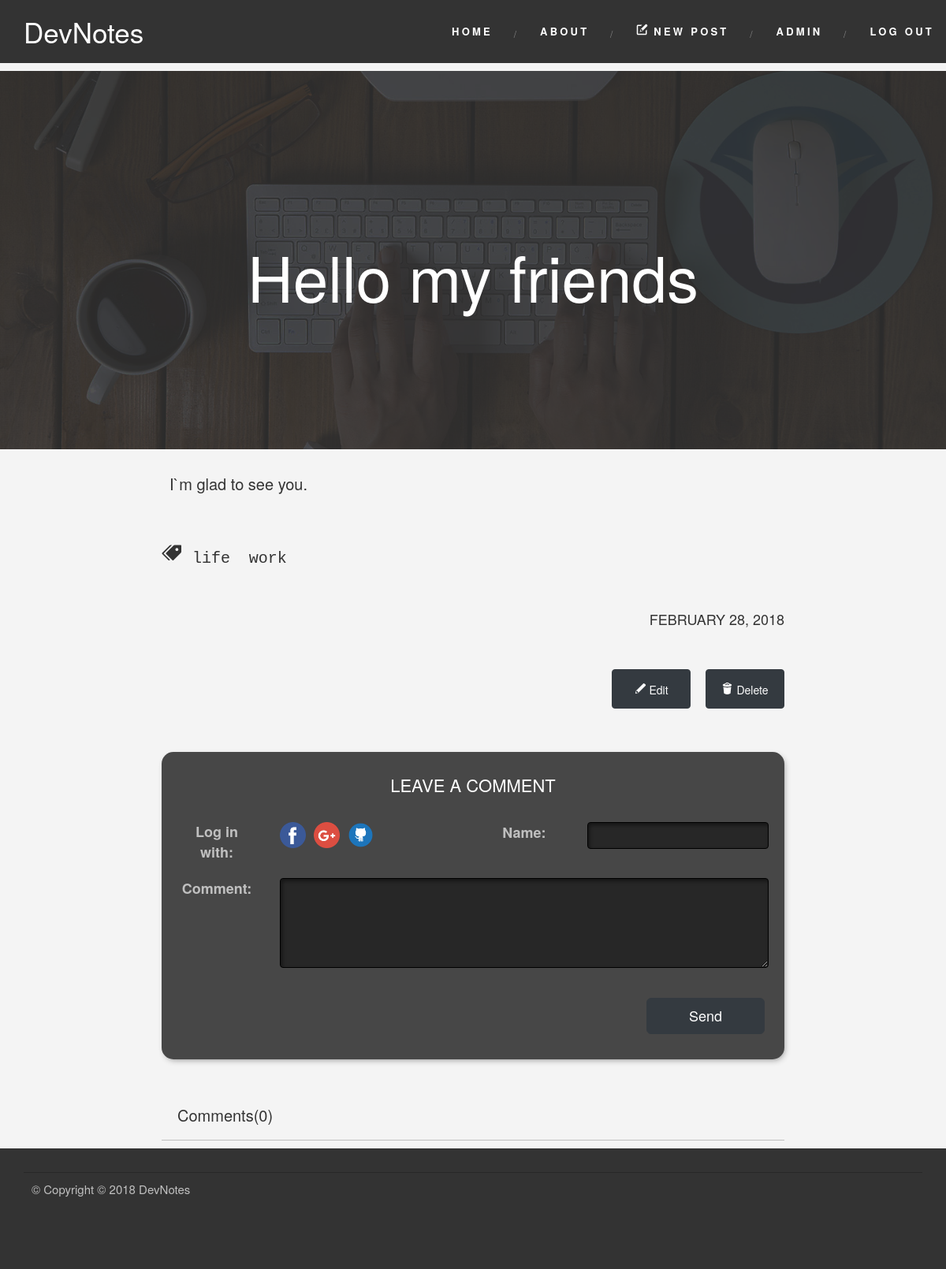
Page /blog/Hello-my-friends (signed in) on the committed database.
### my_blog/blueprints/blog/models.py (models this page shows, shortened)
class BlogPost(db.Model):
    id = db.Column(db.Integer, primary_key=True)
    _title = db.Column(db.String(128))
    date = db.Column(db.DateTime)
    content = db.Column(db.String)
    imagePath = db.Column(db.String)
    published = db.Column(db.Boolean)
    url = db.Column(db.String(128))
    _tags = db.relationship('Tag',
                            secondary=tags,
                            lazy='joined',
                            backref=db.backref('BlogPost',
                                               lazy='dynamic'))
    comments = db.relationship('Comment',
                               backref='blogpost',
                               lazy='dynamic')
    @staticmethod
    def get_by_url(url):
        return BlogPost.query.filter_by(url=url).first()
    def markup_content(self):
        return Markup(markdown(self.content))
    def formated_date(self):
        return "{0:%B %d, %Y}".format(self.date).upper()
    @property
    def title(self):
        return self._title
    @property
    def tags(self):
        return ",".join([tag.name for tag in self._tags])
    @tags.setter
    def tags(self, string):
        if string:
            self._tags = [Tag.get_or_create(tag)
                          for tag in string.split(',')]
        else:
            self._tags = []

class Tag(db.Model):
    id = db.Column(db.Integer, primary_key=True)
    name = db.Column(db.String(128))
    def __repr__(self):
        return self.name

### my_blog/blueprints/blog/views.py (the view, shortened to what this page needs)
@blog.route('/<post_url>', methods=['GET', 'POST'])
def read(post_url):
    blogpost = BlogPost.get_by_url(post_url)
    form = CommentForm()
    if 'current_profile' in session:
        user_profile = json.loads(session['current_profile'],
                                  object_hook=UserProfile.deserialize)
        form.sender.data = user_profile.name
        picture_url = user_profile.picture_url
        oauth_provider = user_profile.oauth_provider
    else:
        picture_url = ''
        oauth_provider = ''
    return render_template('read.html',
                           form=form,
                           blogpost=blogpost,
                           picture_url=picture_url,
                           oauth_provider=oauth_provider)

### my_blog/blueprints/blog/forms.py
class CommentForm(FlaskForm):
    sender = StringField(
        "Name:", validators=[DataRequired('Please provide a valid name')])
    content = TextAreaField(
        "Comment:", validators=[DataRequired('Please fill the comment field')])
    level = IntegerField("Comment level")

### my_blog/app.py (called while the page is built)
@login_manager.user_loader
def load_user(user_id):
    u = User.query.get(user_id)
    return u

### my_blog/blueprints/blog/templates/read.html (shortened to what this page needs)
{% extends "base.html" %}
{% block content %}
  <div class="main-column">
      {% if blogpost.imagePath %}
      {% set image_path = blogpost.imagePath %}
      {% else %}
      {% set image_path = '/img/black.jpg' %}
      {% endif %}
    <div class="blogpost__header">
      <figure class="blogpost__picture">
        <img src="{{url_for('static', filename=image_path)}}" class="figure-img img-fluid rounded" alt="Blogpost background image">
      </figure>
      <div class="blogpost__title"><h1 >{{blogpost.title}}</h1></div>
    </div>
    <div class="row">
      <div class="blogpost__text col-md-offset-2 col-md-8 col-md-offset-2">
        {{blogpost.markup_content()}}
      </div>
    </div>
    {% if blogpost.tags %}
    <div class="row">
      <div class="blogpost__tags col-md-offset-2 col-md-8 col-md-offset-2">
        <svg class="icon">
          <use xlink:href="{{ url_for('static', filename='img/sprite.svg#icon-price-tags') | replace('%23', '#')}}"></use>
        </svg>
        {% if  blogpost._tags.__len__() > 0 %}
          {% for tag in blogpost._tags %}
            <div class="tag"><a href="{{url_for('main.tag', name=tag.name)}}">{{tag}}</a></div>
          {% endfor %}
        {% endif %}
      </div>
    </div>
    {% endif %}
    <div class="row">
      <div class="blogpost__date col-md-10 ">
        {{blogpost.formated_date()}}
      </div>
    </div>
    {% if current_user.is_authenticated %}
      <div class="row">
        <div class="blogpost__edit col-md-offset-2 col-md-8 col-md-offset-2">
        {% include "edit_post-panel.html" %}
        </div>
      </div>
    {% endif %}
    <section class="Comments">
      {% include "comments_section.html"%}
    </section>
  </div>
{% endblock %}

### my_blog/static/css/main.css (style rules this page uses)
body { background:#F4F4F4; margin:0; font-family: Oswald, "Helvetica Neue", Arial, Helvetica, Verdana, sans-serif; }
.icon { fill: currentColor; height:1.5rem; width:1.5rem; }
.blogpost__header { max-height: 60vh; display: block; margin:0; overflow: hidden; position:relative; z-index: -1; text-align: center; vertical-align: middle; }
.blogpost__title { position:absolute; top:0; left:0; width: 100%; height: 100%; display:inline; z-index: 10; text-align: center; vertical-align: middle; }
.blogpost__title h1 { box-sizing: border-box; position: absolute; top:50%; left:50%; width: 100%; transform: translate(-50%,-50%); font-size:8rem; color:white; }
.blogpost__picture:after { content: ''; background: rgba(51, 51, 51, 0.85); position: absolute; width: 100%; height: 100%; top:0; left:0; box-sizing: border-box; }
.blogpost__picture img { transform: translateY(-30%); width:100%; height:100vh; }
.blogpost__text { padding:3rem 0rem 5rem; font-size: 2rem; position: relative; text-align: justify; }
.blogpost__text p { padding:0rem 2.5rem; }
.blogpost__tags { transition: all .1s; }
.blogpost__tags .icon { width:2.5rem; height:2.5rem; }
.blogpost__tags .tag { display: inline-block; }
.blogpost__tags a { color: inherit; padding:1rem; font-family:monospace; font-size: 2rem; }
.blogpost__date { margin:5rem 0rem; text-align: right; font-size: 1.8rem; }
.comment-form input, .comment-form textarea { background: #272727; border-color: black; box-shadow: inset 2px 3px 5px rgba( 0, 0, 0, 0.45 ); color: #C7C7C7; }

### rows in the picture
BlogPost: imagePath (picture), title "Hello my friends", markup_content "I`m glad to see you.", formated_date "FEBRUARY 28, 2018"
Tag: name "life"
Tag: name "work"

### other values in the picture
{{ blogpost.comments.count() }} "0"
